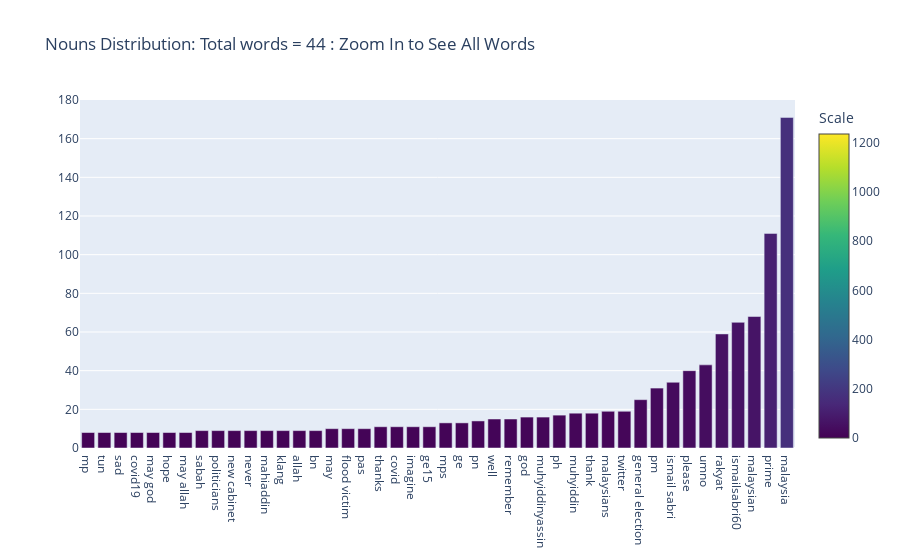

Notebook cell for this chart:
### Code cell
x = list(nouns_values[count_sort_ind])
y = list(nouns_counts[count_sort_ind])
fig = go.Figure(go.Bar(x=x, y=y, name='Nouns', marker=dict(cmax=1236, cmin=0, color=y, colorbar=dict(title="Scale"), colorscale="Viridis")))
fig.update_layout(title_text='Nouns Distribution: Total words = '+str(len(nouns_values))+' : Zoom In to See All Words' )
fig.write_html("nouns_distribution.html")
fig

### Figure 1 — Plotly figure (JSON) as saved in the notebook; plotly's stock layout.template omitted (floating-point values rounded to 4 significant figures)
{"data": [{"marker": {"cmax": 1236, "cmin": 0, "color": [8, 8, 8, 8, 8, 8, 8, 9, 9, 9, 9, 9, 9, 9, 9, 10, 10, 10, 11, 11, 11, 11, 13, 13, 14, 15, 15, 16, 16, 17, 18, 18, 19, 19, 25, 31, 34, 40, 43, 59, 65, 68, 111, 171], "colorbar": {"title": {"text": "Scale"}}, "colorscale": [[0, "#440154"], [0.1111, "#482878"], [0.2222, "#3e4989"], [0.3333, "#31688e"], [0.4444, "#26828e"], [0.5556, "#1f9e89"], [0.6667, "#35b779"], [0.7778, "#6ece58"], [0.8889, "#b5de2b"], [1, "#fde725"]]}, "name": "Nouns", "type": "bar", "x": ["mp", "tun", "sad", "covid19", "may god", "hope", "may allah", "sabah", "politicians", "new cabinet", "never", "mahiaddin", "klang", "allah", "bn", "may", "flood victim", "pas", "thanks", "covid", "imagine", "ge15", "mps", "ge", "pn", "well", "remember", "god", "muhyiddinyassin", "ph", "muhyiddin", "thank", "malaysians", "twitter", "general election", "pm", "ismail sabri", "please", "umno", "rakyat", "ismailsabri60", "malaysian", "prime", "malaysia"], "y": [8, 8, 8, 8, 8, 8, 8, 9, 9, 9, 9, 9, 9, 9, 9, 10, 10, 10, 11, 11, 11, 11, 13, 13, 14, 15, 15, 16, 16, 17, 18, 18, 19, 19, 25, 31, 34, 40, 43, 59, 65, 68, 111, 171]}], "layout": {"title": {"text": "Nouns Distribution: Total words = 44 : Zoom In to See All Words"}}}
